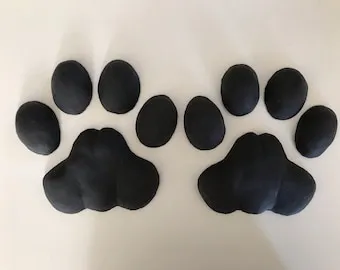
#> input picture pawpad.webp, 340 x 270 px
$ python find_crop_bounds.py
#> lines starting #> are read from the running program, lines starting #| are printed output that depends on the picture; after the words box and inside, x2 and y2 are one past the last pixel; in counts of white or black regions, pixels touching at a corner belong together
from PIL import Image
import numpy as np
import scipy.ndimage as ndi
import os

img = Image.open(os.environ.get("PAW_REF_IMAGE", "pawpad.webp")).convert("L")
arr = np.array(img)
h, w = arr.shape
#> h = 270; w = 340
mask = arr < 120
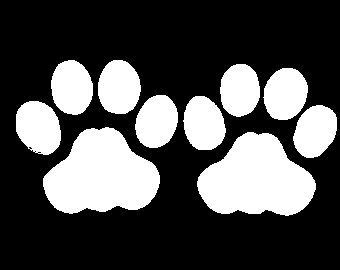
#> mask: shape (270, 340) bool; 30.8% white; 10 white regions, largest, box (x1, y1, x2, y2) and area: (43, 127, 160, 214) 7032, (197, 132, 316, 216) 6876, (16, 101, 61, 155) 1892
print(f"Total image: {w}x{h}")
#| Total image: 340x270

labels, num_features = ndi.label(mask)
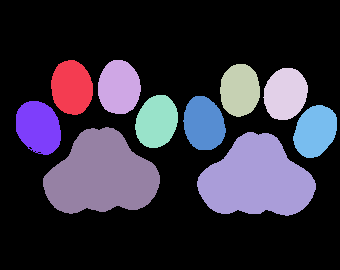
#> labels: shape (270, 340) int32; 11 distinct labels, from 0 to 10; one colour per label, 0 black
#> num_features = 10
sizes = ndi.sum(mask, labels, range(1, num_features + 1))
#> sizes = [1811, 1846, 1685, 1804, 1756, 1783, 1892, 1744, 7032, 6876]

# Find the components and their bounding boxes
for idx in range(1, num_features + 1):
    c_mask = (labels == idx)
    ys, xs = np.where(c_mask)
    print(f"Feature {idx}: size={len(ys)}, x=[{xs.min()},{xs.max()}], y=[{ys.min()},{ys.max()}]")
#> this loop made 10 passes
#| Feature 1: size=1811, x=[51,92], y=[60,114]
#| Feature 2: size=1846, x=[98,140], y=[60,113]
#| Feature 3: size=1685, x=[220,259], y=[64,116]
#| Feature 4: size=1804, x=[263,307], y=[68,119]
#| Feature 5: size=1756, x=[135,177], y=[95,147]
#| Feature 6: size=1783, x=[183,225], y=[96,149]
#| Feature 7: size=1892, x=[16,60], y=[101,154]
#| Feature 8: size=1744, x=[293,336], y=[105,157]
#> (further printed lines are left out)
#> pass 1, `c_mask = (labels == idx)`:
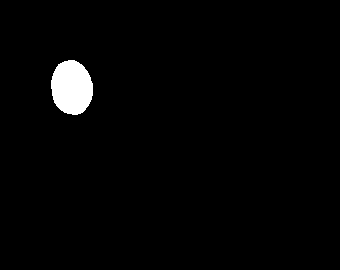
#> c_mask: shape (270, 340) bool; 2% white; 1 white region, box (x1, y1, x2, y2) and area: (51, 60, 93, 115) 1811
#> pass 2, `c_mask = (labels == idx)`:
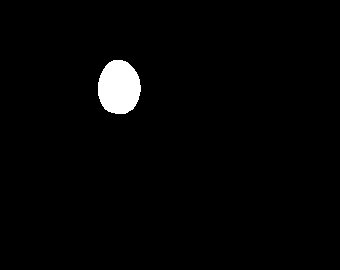
#> c_mask: shape (270, 340) bool; 2% white; 1 white region, box (x1, y1, x2, y2) and area: (98, 60, 141, 114) 1846
#> pass 3, `c_mask = (labels == idx)`:
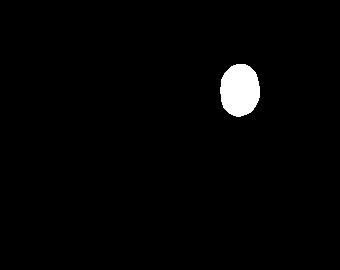
#> c_mask: shape (270, 340) bool; 1.8% white; 1 white region, box (x1, y1, x2, y2) and area: (220, 64, 260, 117) 1685
#> after the loop:
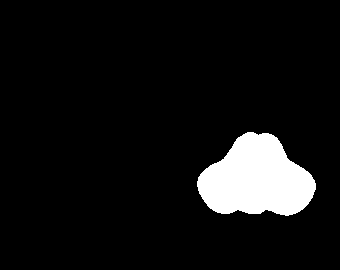
#> c_mask: shape (270, 340) bool; 7.5% white; 1 white region, box (x1, y1, x2, y2) and area: (197, 132, 316, 216) 6876
